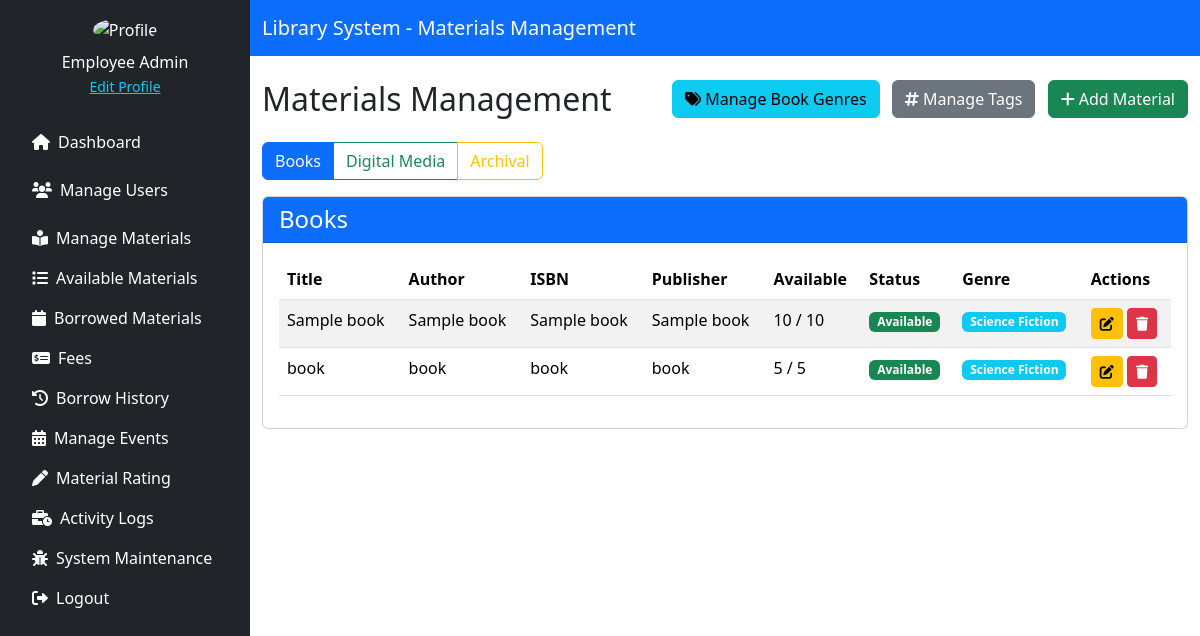
Before: /source/employee/materials_management.php (signed in) with the older database file.
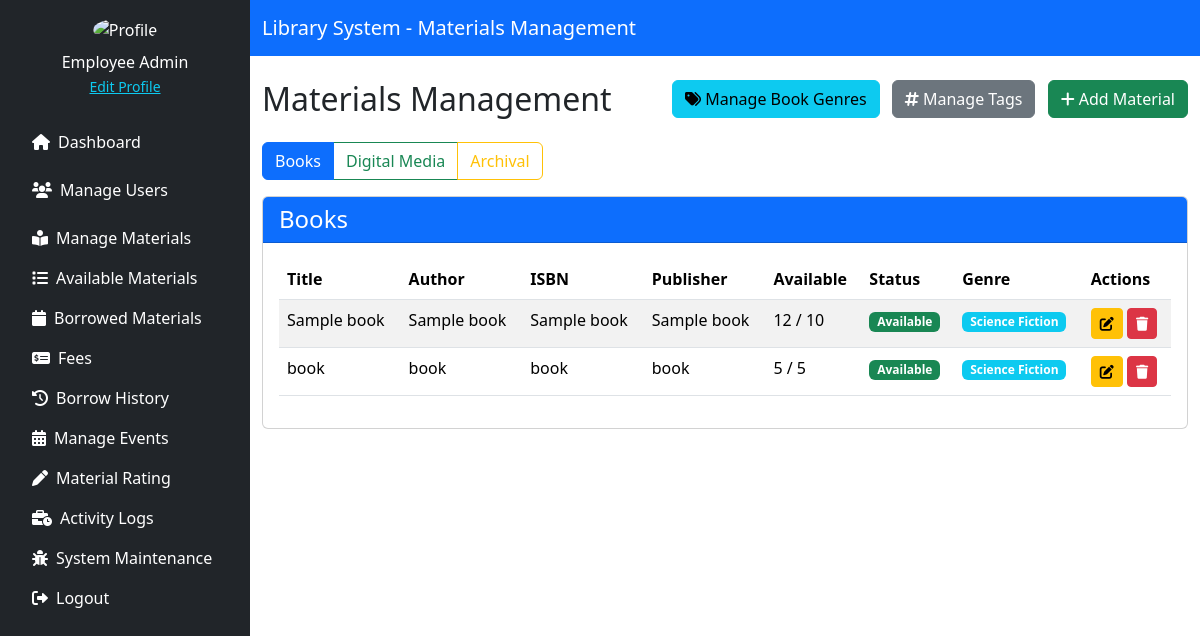
After: the same page with the newer database file.
### tables this page shows
CREATE TABLE `material_books` (
  `id` int(11) NOT NULL,
  `title` varchar(255) NOT NULL,
  `author` varchar(255) NOT NULL,
  `isbn` varchar(20) DEFAULT NULL,
  `publisher` varchar(255) DEFAULT NULL,
  `year_published` year(4) DEFAULT NULL,
  `quantity` int(11) DEFAULT 1,
  `available` int(11) DEFAULT 1,
  `status` enum('Available','Archived') DEFAULT 'Available',
  `genre` varchar(255) DEFAULT NULL
);

### source/employee/materials_management.php (the view, shortened to what the changed rows need)
<?php
include '../../config/db_conn.php';
$filter = $_GET['filter'] ?? 'books';
$books = $digitals = $research = [];
if ($filter === 'books') {
    $stmtBooks = $pdo->query("SELECT * FROM material_books");
    $books = $stmtBooks->fetchAll(PDO::FETCH_ASSOC);
}
?>
<!DOCTYPE html>
<html lang="en">
<head>
    <link href="https://cdn.jsdelivr.net/npm/bootstrap@5.3.3/dist/css/bootstrap.min.css" rel="stylesheet">
    <link href="https://cdnjs.cloudflare.com/ajax/libs/font-awesome/6.0.0/css/all.min.css" rel="stylesheet">
</head>
<body>
<div class="d-flex">
    <div class="flex-grow-1">
        <div class="container mt-4">
            <div class="d-flex justify-content-between mb-3">
                <h2>Materials Management</h2>
            </div>
            <?php if ($filter === 'books'): ?>
                <div class="card mb-4">
                    <div class="card-body">
                        <div class="table-responsive">
                            <table class="table table-striped table-hover">
                                <thead>
                                    <tr>
                                        <th>Title</th>
                                        <th>Author</th>
                                        <th>ISBN</th>
                                        <th>Publisher</th>
                                        <th>Available</th>
                                        <th>Status</th>
                                        <th>Genre</th>
                                        <th>Actions</th>
                                    </tr>
                                </thead>
                                <tbody>
                                    <?php foreach ($books as $book): ?>
                                        <tr>
                                            <td><?= htmlspecialchars($book['title']) ?></td>
                                            <td><?= htmlspecialchars($book['author']) ?></td>
                                            <td><?= htmlspecialchars($book['isbn']) ?></td>
                                            <td><?= htmlspecialchars($book['publisher']) ?></td>
                                            <td><?= $book['available'] ?> / <?= $book['quantity'] ?></td>
                                            <td>
                                                <span class="badge bg-<?= $book['status'] === 'Available' ? 'success' : 'danger' ?>">
                                                    <?= htmlspecialchars($book['status']) ?>
                                                </span>
                                            </td>
                                            <td>
                                                <span class="badge bg-info">
                                                    <?= htmlspecialchars($book['genre']) ?>
                                                </span>
                                            </td>
                                            <td>
                                                <a href="?action=edit&id=<?= $book['id'] ?>&table=material_books" class="btn btn-sm btn-warning" title="Edit">
                                                    <i class="fas fa-edit"></i>
                                                </a>
                                                <a href="?action=delete&id=<?= $book['id'] ?>&table=material_books" class="btn btn-sm btn-danger" title="Delete" onclick="return confirm('Are you sure you want to delete this book?')">
                                                    <i class="fas fa-trash"></i>
                                                </a>
                                            </td>
                                        </tr>
                                    <?php endforeach; ?>
                                </tbody>
                            </table>
                        </div>
                    </div>
                </div>
            <?php endif; ?>
        </div>
    </div>
</div>
</body>
</html>

Changed rows visible on the page:
changed material_books "Sample book": available "10" → "12"
